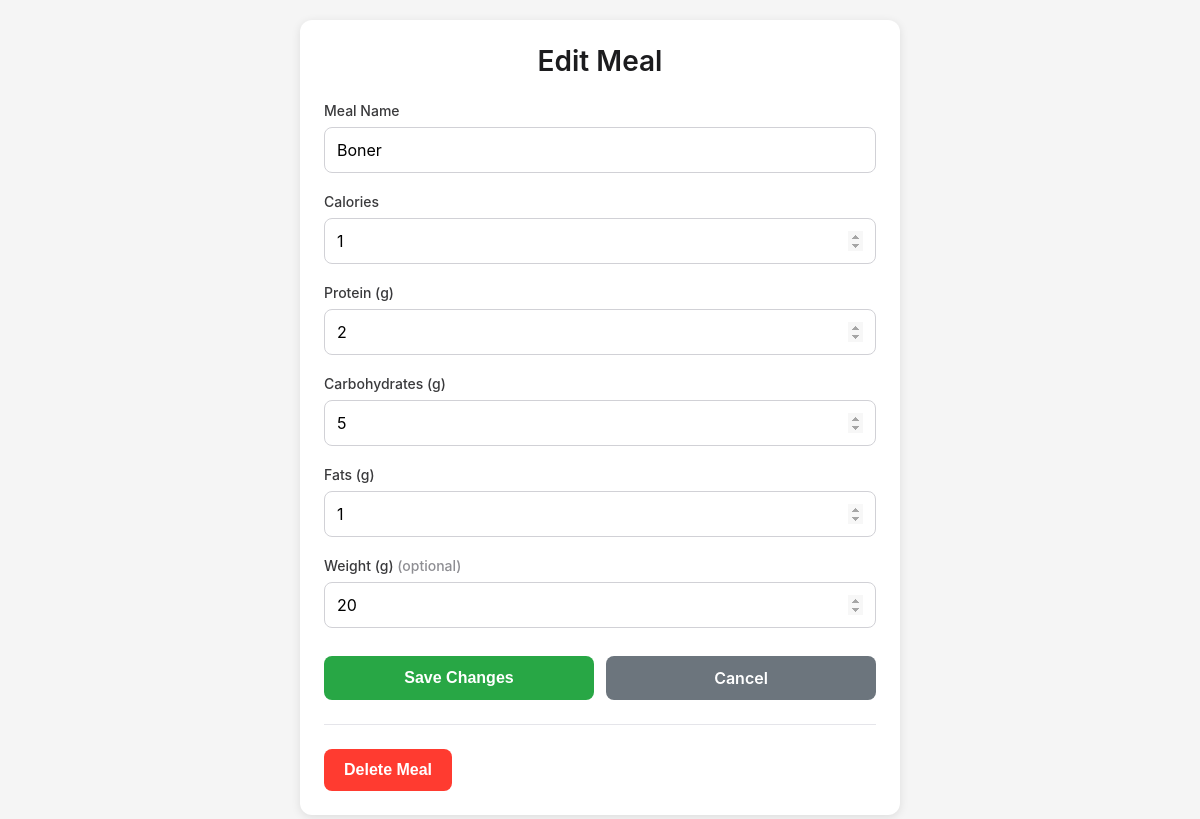
Screenshot of /calories/meal/2/ (signed in) with the database file from the repository.
### calories/models.py (models this page shows, shortened)
class Meal(models.Model):
    user = models.ForeignKey(settings.AUTH_USER_MODEL, on_delete=models.CASCADE)
    name = models.CharField(max_length=200, blank=True)
    calories = models.IntegerField()
    proteins = models.IntegerField()
    carbohydrates = models.IntegerField()
    fats = models.IntegerField()
    weight = models.IntegerField(blank=True)
    log_date = models.DateTimeField("logging time", default = datetime.now())

### calories/views.py (the view, shortened to what this page needs)
# urls.py: path("meal/<int:meal_id>/", views.detail, name="detail"),
@login_required
def detail(request, meal_id):
    meal = get_object_or_404(Meal, id=meal_id, user=request.user)
    context = {
        'meal': meal,
    }
    return render(request, 'detail.html', context)

### calories/templates/detail.html (shortened to what this page needs)
<div class="container">
    <div class="card">
        <h1>Edit Meal</h1>
        <form method="post">
            <div class="form-group">
                <label>Meal Name</label>
                <input type="text" name="name" value="{{ meal.name }}" placeholder="e.g., Chicken Salad" required>
            </div>
            <div class="form-group">
                <label>Calories</label>
                <input type="number" name="calories" value="{{ meal.calories }}" placeholder="0" required>
            </div>
            <div class="form-group">
                <label>Protein (g)</label>
                <input type="number" name="proteins" value="{{ meal.proteins }}" placeholder="0" required>
            </div>
            <div class="form-group">
                <label>Carbohydrates (g)</label>
                <input type="number" name="carbohydrates" value="{{ meal.carbohydrates }}" placeholder="0" required>
            </div>
            <div class="form-group">
                <label>Fats (g)</label>
                <input type="number" name="fats" value="{{ meal.fats }}" placeholder="0" required>
            </div>
            <div class="form-group">
                <label>Weight (g) <span style="color: #8e8e93;">(optional)</span></label>
                <input type="number" name="weight" value="{{ meal.weight }}" placeholder="0">
            </div>
            <div class="button-group">
                <button type="submit" name="update" class="btn btn-primary">Save Changes</button>
                <a href="{% url 'dashboard' %}?date={{ meal.log_date|date:'Y-m-d' }}" class="btn btn-secondary">Cancel</a>
            </div>
        </form>
        <div class="delete-section">
            <form method="post" onsubmit="return confirm('Are you sure you want to delete this meal? This action cannot be undone.');">
                <button type="submit" name="delete" class="btn btn-danger">Delete Meal</button>
            </form>
        </div>
    </div>
</div>

### calories/templates/detail.html (style rules this page uses)
* { margin: 0; padding: 0; box-sizing: border-box; }
.container { max-width: 600px; margin: 0 auto; }
.card { background: white; border-radius: 12px; padding: 24px; box-shadow: 0 2px 10px rgba(0,0,0,0.1); }
h1 { font-size: 28px; font-weight: 600; margin-bottom: 24px; color: #1c1c1e; text-align: center; }
.form-group { margin-bottom: 20px; }
label { display: block; font-size: 14px; font-weight: 500; color: #3a3a3c; margin-bottom: 8px; }
input { width: 100%; padding: 12px; font-size: 16px; border: 1px solid #d1d1d6; border-radius: 8px; box-sizing: border-box; transition: border-color 0.2s; font-family: inherit; }
input[type="number"] { -moz-appearance: textfield; }
.button-group { display: flex; gap: 12px; margin-top: 28px; flex-wrap: wrap; }
.btn { flex: 1; padding: 12px 20px; font-size: 16px; font-weight: 600; border: none; border-radius: 8px; cursor: pointer; transition: opacity 0.2s, transform 0.05s; text-align: center; text-decoration: none; display: inline-block; }
.btn-primary { background: #28a745; color: white; }
.btn-danger { background: #dc3545; color: white; }
.btn-secondary { background: #6c757d; color: white; }
.delete-section { margin-top: 24px; padding-top: 24px; border-top: 1px solid #e5e5ea; }
.delete-section .btn-danger { background: #ff3b30; }

### rows the page displays
Meal: name "Boner", calories "1", proteins "2", carbohydrates "5", fats "1", weight "20"
